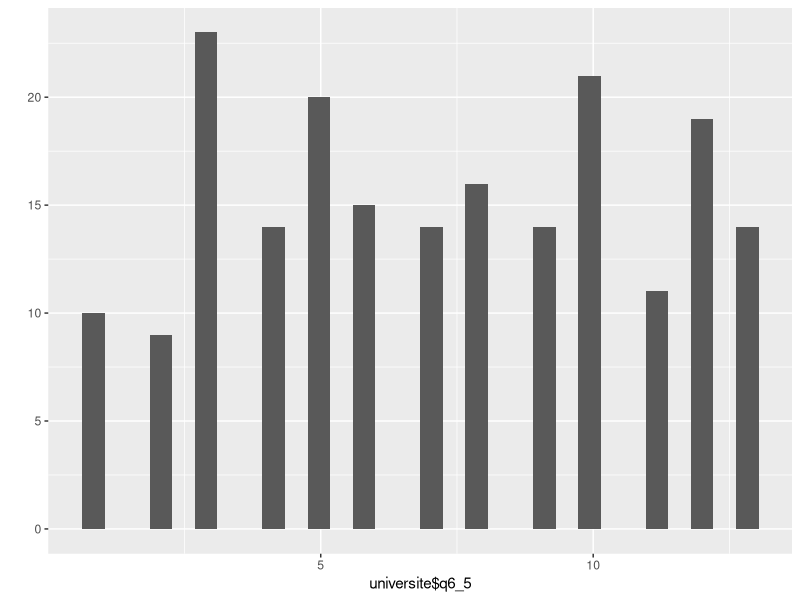
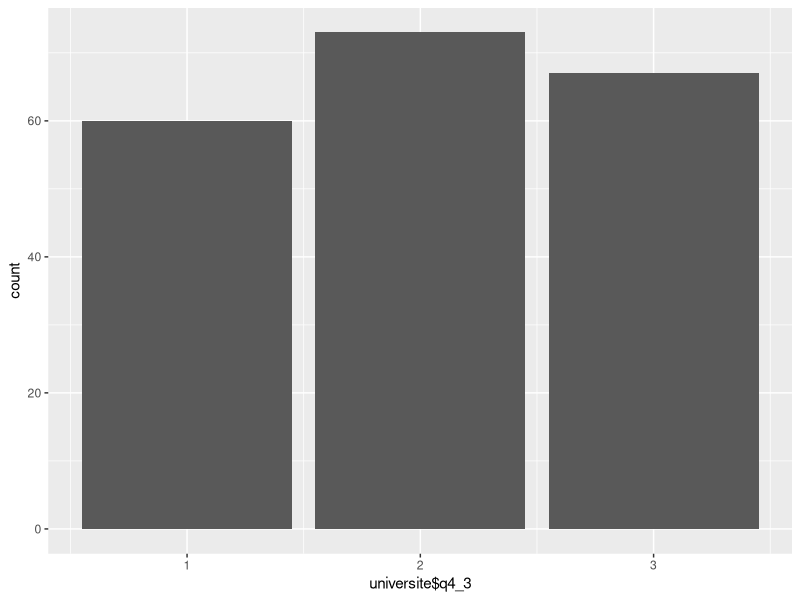
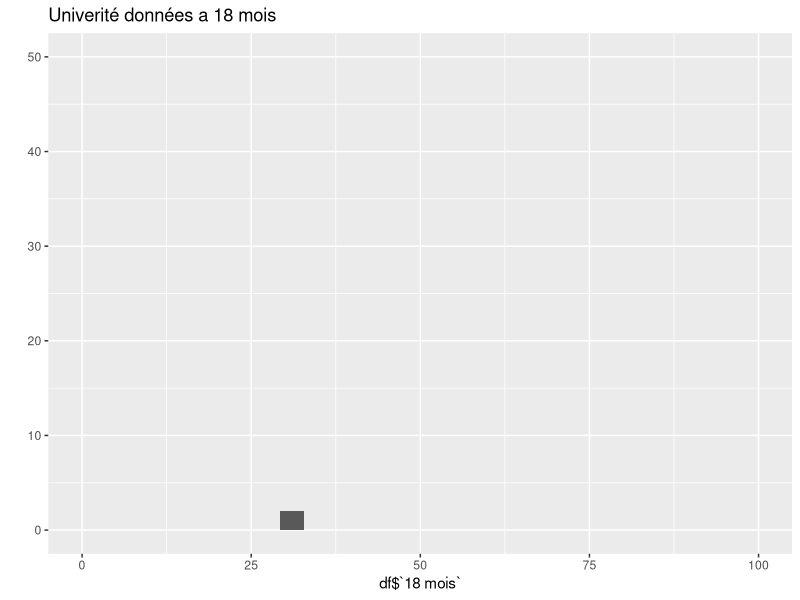
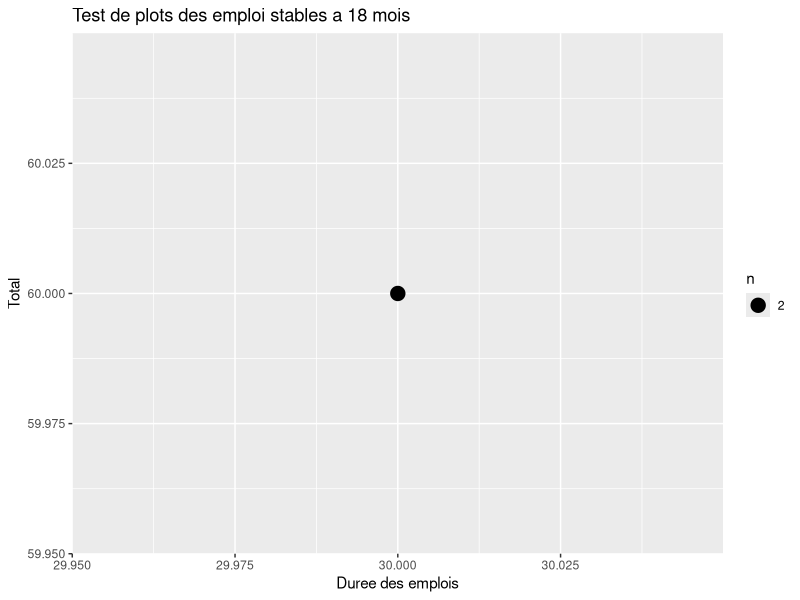

R code for these plots, in order:
#Install and use packages 
library(ggplot2)

# Mettre la racin du projet
setwd("/Users/Rico/GitHubs_Repo/ter-ove-2017/")
#setwd("/Users/cyrillauret/Documents/M1/ter-ove-2017/")
#donne <- read.csv(file="data.csv",head=TRUE,sep="\t")
# Generer des données de gens qui ont un boulot vs d'autre non
# ensembleDeDonnee <- sample(0:1, size=100, replace= TRUE)

# Afficher des plots
#barplot(table(donne$isDiplome))
#barplot(table(donne$sexe))

# Travailler directement sur un tableau
#x<- subset(donne, isDiplome == 0 & sexe == "M")
#print(x)

# Moyenne des diplomés
#insertionDip <- mean(donne$isDiplome)

q6_5 <- sample(1:13, size=40, replace= TRUE)
q4_3 <- sample(1:3, size=40, replace= TRUE)
general <- data.frame(q4_3, q6_5)
print(general)
#general$q4_3=ifelse(general$q4_3==1, "oui", "non") 
#head(general)
t <- aggregate(x=general, by=list(general$q4_3), FUN =mean)
print(t)

moyenne<- function(tableau, sub){
  mo<-(nrow(sub)*100)/nrow(tableau)
  return(mo)
}
insertion<-subset(general, q4_3 == 1)
moy<-moyenne(general, insertion)
print(moy)

#moy2 <- aggregate(x=general, by= list(general$q4_3), mean) 
#print(moy2)


tableauFinal <- cbind("taux d'insertion 18 mois", Universite=moy)
print(tableauFinal)



moyenne<- function(tableau, sub){
  mo<-(nrow(sub)*100)/nrow(tableau)
  return(mo)
}
q4_3 <- sample(1:3, size=200, replace= TRUE)
q6_5 <- sample(1:13, size=200, replace= TRUE)
q7_1 <- sample(1:3, size=200, replace= TRUE)
q8_1 <- sample(1:13, size=200, replace= TRUE)
universite <- data.frame(q4_3, q6_5, q7_1, q8_1)
insertion<-subset(universite, q4_3 == 1)
insertion2<-subset(universite, q7_1 == 1)
stable<-subset(insertion, q6_5 == 1 | q6_5 == 2 | q6_5 == 3)
stable2<-subset(insertion2, q8_1 == 1 | q8_1 == 2 | q8_1 == 3)

# taux d'insertion 18
#print(moyenne(universite, insertion))
# taux d'insertion 30
#print(moyenne(universite, insertion2))
# emploi stable 18
#print(moyenne(insertion, stable))
# emploi stable 30
#print(moyenne(insertion2, stable2))

emplois<-c(moyenne(universite, insertion), moyenne(insertion, stable) )
emploiStable<-c(moyenne(universite, insertion2) ,moyenne(insertion2, stable2))
df<-data.frame(emplois, emploiStable, row.names = c("Taux d'insertion","Part des emplois stable"))
colnames(df) <-c("18 mois", "30 mois")
print(df)




qplot(universite$q6_5, data = universite, bins=30, size = universite$q6_5)
ggplot(universite, aes(x = universite$q4_3)) + geom_bar()

qplot(x=df$`18 mois`,data= df, main="Univerité données a 18 mois", ylim=c(0, 50), xlim = c(0, 100))

a<-ggplot(data = df, aes(x = df$`18 mois`, y = sum(df$`18 mois`)))
a<- a+geom_count()
a<-a+xlab("Duree des emplois")+ylab("Total")+ggtitle("Test de plots des emploi stables a 18 mois")+scale_color_discrete(name = "Légende")
print(a)

